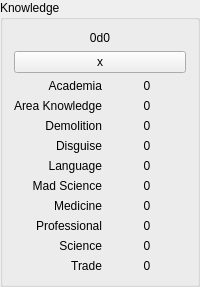
                   <widget class="QGroupBox" name="KnowledgeBox">
                    <property name="title">
                     <string>Knowledge</string>
                    </property>
                    <layout class="QVBoxLayout" name="verticalLayout_15">
                     <item>
                      <widget class="QLabel" name="label_19">
                       <property name="text">
                        <string>0d0</string>
                       </property>
                       <property name="alignment">
                        <set>Qt::AlignCenter</set>
                       </property>
                      </widget>
                     </item>
                     <item>
                      <widget class="QPushButton" name="pushButton_11">
                       <property name="text">
                        <string>x</string>
                       </property>
                      </widget>
                     </item>
                     <item>
                      <layout class="QHBoxLayout" name="horizontalLayout_14">
                       <item>
                        <layout class="QVBoxLayout" name="knowledgeLVL">
                         <item>
                          <widget class="QLabel" name="label">
                           <property name="text">
                            <string>Academia</string>
                           </property>
                           <property name="alignment">
                            <set>Qt::AlignRight|Qt::AlignTrailing|Qt::AlignVCenter</set>
                           </property>
                          </widget>
                         </item>
                         <item>
                          <widget class="QLabel" name="label_3">
                           <property name="text">
                            <string>Area Knowledge</string>
                           </property>
                           <property name="alignment">
                            <set>Qt::AlignRight|Qt::AlignTrailing|Qt::AlignVCenter</set>
                           </property>
                          </widget>
                         </item>
                         <item>
                          <widget class="QLabel" name="label_4">
                           <property name="text">
                            <string>Demolition</string>
                           </property>
                           <property name="alignment">
                            <set>Qt::AlignRight|Qt::AlignTrailing|Qt::AlignVCenter</set>
                           </property>
                          </widget>
                         </item>
                         <item>
                          <widget class="QLabel" name="label_2">
                           <property name="text">
                            <string>Disguise</string>
                           </property>
                           <property name="alignment">
                            <set>Qt::AlignRight|Qt::AlignTrailing|Qt::AlignVCenter</set>
                           </property>
                          </widget>
                         </item>
                         <item>
                          <widget class="QLabel" name="label_67">
                           <property name="text">
                            <string>Language</string>
                           </property>
                           <property name="alignment">
                            <set>Qt::AlignRight|Qt::AlignTrailing|Qt::AlignVCenter</set>
                           </property>
                          </widget>
                         </item>
                         <item>
                          <widget class="QLabel" name="label_68">
                           <property name="text">
                            <string>Mad Science</string>
                           </property>
                           <property name="alignment">
                            <set>Qt::AlignRight|Qt::AlignTrailing|Qt::AlignVCenter</set>
                           </property>
                          </widget>
                         </item>
                         <item>
                          <widget class="QLabel" name="label_71">
                           <property name="text">
                            <string>Medicine</string>
                           </property>
                           <property name="alignment">
                            <set>Qt::AlignRight|Qt::AlignTrailing|Qt::AlignVCenter</set>
                           </property>
                          </widget>
                         </item>
                         <item>
                          <widget class="QLabel" name="label_72">
                           <property name="text">
                            <string>Professional</string>
                           </property>
                           <property name="alignment">
                            <set>Qt::AlignRight|Qt::AlignTrailing|Qt::AlignVCenter</set>
                           </property>
                          </widget>
                         </item>
                         <item>
                          <widget class="QLabel" name="label_87">
                           <property name="text">
                            <string>Science</string>
                           </property>
                           <property name="alignment">
                            <set>Qt::AlignRight|Qt::AlignTrailing|Qt::AlignVCenter</set>
                           </property>
                          </widget>
                         </item>
                         <item>
                          <widget class="QLabel" name="label_88">
                           <property name="text">
                            <string>Trade</string>
                           </property>
                           <property name="alignment">
                            <set>Qt::AlignRight|Qt::AlignTrailing|Qt::AlignVCenter</set>
                           </property>
                          </widget>
                         </item>
                        </layout>
                       </item>
                       <item>
                        <layout class="QGridLayout" name="knowledgeNames">
                         <item row="3" column="0">
                          <widget class="QLabel" name="label_6">
                           <property name="text">
                            <string>0</string>
                           </property>
                           <property name="alignment">
                            <set>Qt::AlignCenter</set>
                           </property>
                          </widget>
                         </item>
                         <item row="4" column="0">
                          <widget class="QLabel" name="label_89">
                           <property name="text">
                            <string>0</string>
                           </property>
                           <property name="alignment">
                            <set>Qt::AlignCenter</set>
                           </property>
                          </widget>
                         </item>
                         <item row="2" column="0">
                          <widget class="QLabel" name="label_8">
                           <property name="text">
                            <string>0</string>
                           </property>
                           <property name="alignment">
                            <set>Qt::AlignCenter</set>
                           </property>
                          </widget>
                         </item>
                         <item row="0" column="0">
                          <widget class="QLabel" name="label_5">
                           <property name="text">
                            <string>0</string>
                           </property>
                           <property name="alignment">
                            <set>Qt::AlignCenter</set>
                           </property>
                          </widget>
                         </item>
                         <item row="7" column="0">
                          <widget class="QLabel" name="label_91">
                           <property name="text">
                            <string>0</string>
                           </property>
                           <property name="alignment">
                            <set>Qt::AlignCenter</set>
                           </property>
                          </widget>
                         </item>
                         <item row="6" column="0">
                          <widget class="QLabel" name="label_94">
                           <property name="text">
                            <string>0</string>
                           </property>
                           <property name="alignment">
                            <set>Qt::AlignCenter</set>
                           </property>
                          </widget>
                         </item>
                         <item row="8" column="0">
                          <widget class="QLabel" name="label_93">
                           <property name="text">
                            <string>0</string>
                           </property>
                           <property name="alignment">
                            <set>Qt::AlignCenter</set>
                           </property>
                          </widget>
                         </item>
                         <item row="5" column="0">
                          <widget class="QLabel" name="label_90">
                           <property name="text">
                            <string>0</string>
                           </property>
                           <property name="alignment">
                            <set>Qt::AlignCenter</set>
                           </property>
                          </widget>
                         </item>
                         <item row="1" column="0">
                          <widget class="QLabel" name="label_7">
                           <property name="text">
                            <string>0</string>
                           </property>
                           <property name="alignment">
                            <set>Qt::AlignCenter</set>
                           </property>
                          </widget>
                         </item>
                         <item row="9" column="0">
                          <widget class="QLabel" name="label_92">
                           <property name="text">
                            <string>0</string>
                           </property>
                           <property name="alignment">
                            <set>Qt::AlignCenter</set>
                           </property>
                          </widget>
                         </item>
                        </layout>
                       </item>
                      </layout>
                     </item>
                    </layout>
                   </widget>
